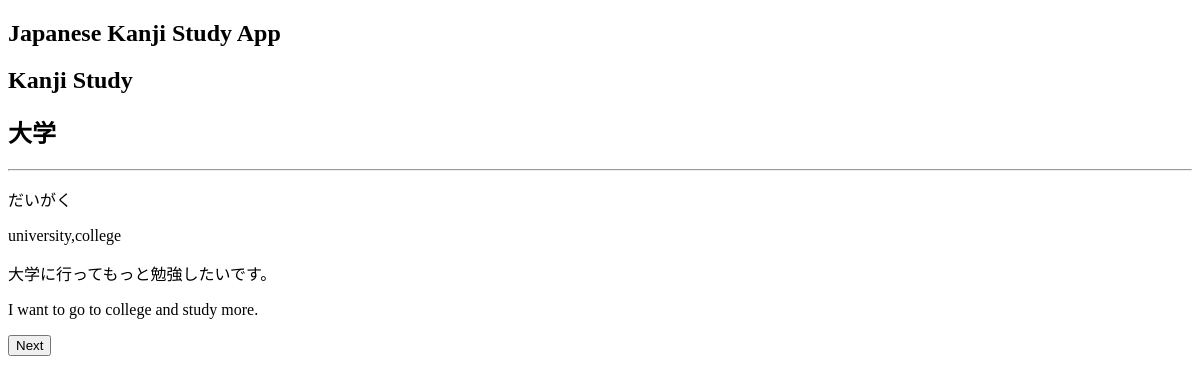
Screenshot of /study/1 with the database file from the repository.
### tables this page shows
CREATE TABLE coreJpDict (
 id INTEGER PRIMARY KEY AUTOINCREMENT,
 jpWord TEXT NOT NULL,
 pronunciation TEXT NOT NULL,
 meaning TEXT NOT NULL,
 jpSentence TEXT NOT NULL,
 enSentence TEXT NOT NULL,
 wordLevel INTEGER NOT NULL
);

### jpApp/study.py (the view)
@bp.route('/study/<int:level>', methods=['GET'])
def study(level):
    words = getDBWordsForStudy(level)
    if words is None:
        return redirect(url_for("study.levelCompleted"))
    currWord = words[0]
    return render_template('study/studyVocab.html', studyWord = currWord, currLevel = level)

### jpApp/db.py (called while the page is built)
def get_db():
    if 'db' not in g:
        print("connecting to our db")
        g.db = sqlite3.connect(current_app.config['DATABASE'],
                               detect_types=sqlite3.PARSE_DECLTYPES
        )
        g.db.row_factory = sqlite3.Row
    return g.db

### jpApp/studyFunctions.py (called while the page is built)
def getDBWordsForStudy(level):
    db = get_db()
    words = db.execute(
        'SELECT * FROM coreJpDict'
        ' LEFT JOIN studiedVocab ON studiedVocab.dict_id = coreJpDict.id'
        ' WHERE studiedVocab.dict_id IS NULL'
    ).fetchall()
    if len(words) == 0 :
        return None
    return words

### jpApp/templates/study/studyVocab.html (shortened to what this page needs)
{% extends 'base.html' %}
{% block header %}
<h1>{% block title %}Kanji Study{% endblock %}</h1>
{% endblock %}
{% block content %}
<div id="mainContainer">
<div class= "studyWord">
  <h1>{{ studyWord['jpWord'] }}</h1>
</div>
<hr>
<div class= "studyInfo">
  <p>{{ studyWord['pronunciation'] }}</p>
  <p>{{ studyWord['meaning'] }}</p>
  <p>{{ studyWord['jpSentence'] }}</p>
  <p>{{ studyWord['enSentence'] }}</p>
</div>
<button onclick="goNext()">Next</button>
{% endblock %}

### rows the page displays
coreJpDict: jpWord "大学", pronunciation "だいがく", meaning "university,college", jpSentence "大学に行ってもっと勉強したいです。", enSentence "I want to go to college and study more."
